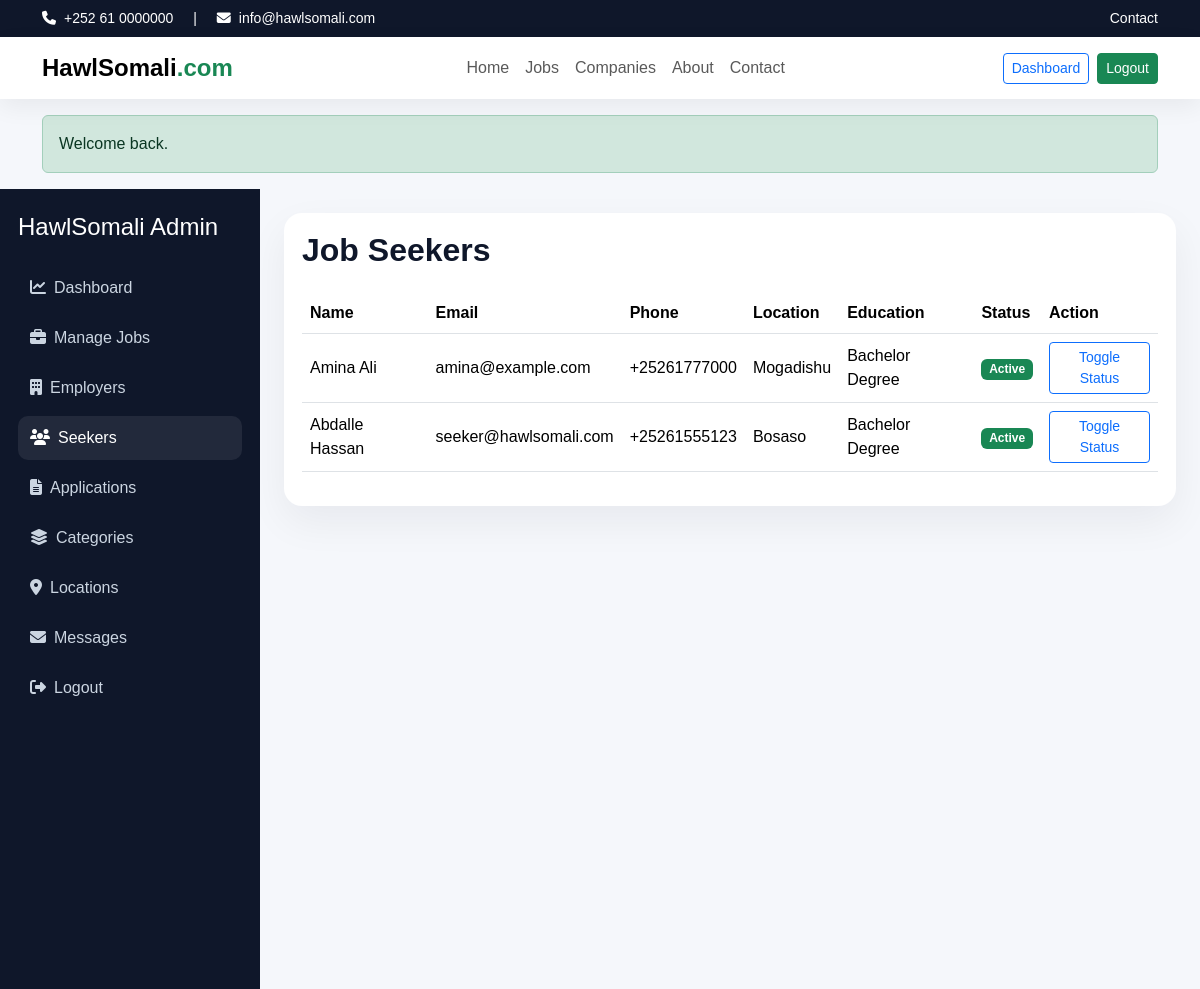
The page /admin/manage-seekers.php (signed in) on the database its author committed.
### tables this page shows
CREATE TABLE job_seekers (
  id INT AUTO_INCREMENT PRIMARY KEY,
  full_name VARCHAR(150) NOT NULL,
  email VARCHAR(150) NOT NULL UNIQUE,
  password VARCHAR(255) NOT NULL,
  phone VARCHAR(30) DEFAULT NULL,
  gender VARCHAR(20) DEFAULT NULL,
  location VARCHAR(120) DEFAULT NULL,
  education VARCHAR(150) DEFAULT NULL,
  skills TEXT,
  experience VARCHAR(150) DEFAULT NULL,
  cv_file VARCHAR(255) DEFAULT NULL,
  status VARCHAR(20) NOT NULL DEFAULT 'active',
  created_at DATETIME DEFAULT CURRENT_TIMESTAMP
);

### admin/manage-seekers.php (the view, shortened to what this page needs)
<?php
require_once __DIR__ . '/../config/db.php'; require_once __DIR__ . '/../includes/functions.php'; require_login('admin');
$rows=$pdo->query("SELECT * FROM job_seekers ORDER BY id DESC")->fetchAll();
$pageTitle='Manage Seekers'; include __DIR__ . '/../includes/header.php'; include __DIR__ . '/../includes/navbar.php';
?>
<div class="dashboard-layout"><?php include __DIR__ . '/partials/sidebar.php'; ?><div class="dashboard-main"><div class="table-card">
<h2 class="section-title mb-4">Job Seekers</h2>
<div class="table-responsive"><table class="table align-middle"><thead><tr><th>Name</th><th>Email</th><th>Phone</th><th>Location</th><th>Education</th><th>Status</th><th>Action</th></tr></thead><tbody>
<?php foreach($rows as $r): ?><tr><td><?= e($r['full_name']) ?></td><td><?= e($r['email']) ?></td><td><?= e($r['phone']) ?></td><td><?= e($r['location']) ?></td><td><?= e($r['education']) ?></td><td><?= app_status_badge($r['status']) ?></td><td><a class="btn btn-sm btn-outline-primary" href="?toggle=<?= $r['id'] ?>">Toggle Status</a></td></tr><?php endforeach; ?>
</tbody></table></div></div></div></div>

### includes/functions.php (shortened to what this page needs)
<?php
function e($value) {
    return htmlspecialchars((string)$value, ENT_QUOTES, 'UTF-8');
}
function app_status_badge($status) {
    $map = [
        'pending' => 'warning',
        'shortlisted' => 'info',
        'accepted' => 'success',
        'rejected' => 'danger',
        'draft' => 'secondary',
        'active' => 'success',
        'closed' => 'dark'
    ];
    $class = $map[$status] ?? 'secondary';
    return '<span class="badge bg-' . $class . '">' . e(ucfirst($status)) . '</span>';
}
?>

### assets/css/style.css (style rules this page uses)
:root { --primary:#1d4ed8; --secondary:#0f172a; --accent:#16a34a; --soft:#f8fafc; --muted:#64748b; }
body { font-family:Arial,Helvetica,sans-serif;background:#f5f7fb;color:#0f172a; }
.section-title { font-weight:800; }
.dashboard-layout { display:flex;min-height:100vh;background:#f5f7fb; }
.dashboard-main { flex:1;padding:24px; }
.table-card { background:#fff;border-radius:18px;padding:18px;box-shadow:0 16px 40px rgba(15,23,42,.06); }

### rows shown on the page
job_seekers: full_name "Amina Ali", email "amina@example.com", phone "+25261777000", location "Mogadishu", education "Bachelor Degree", status "Active"
job_seekers: full_name "Abdalle Hassan", email "seeker@hawlsomali.com", phone "+25261555123", location "Bosaso", education "Bachelor Degree", status "Active"

### other values the page prints
$msg "Welcome back."
